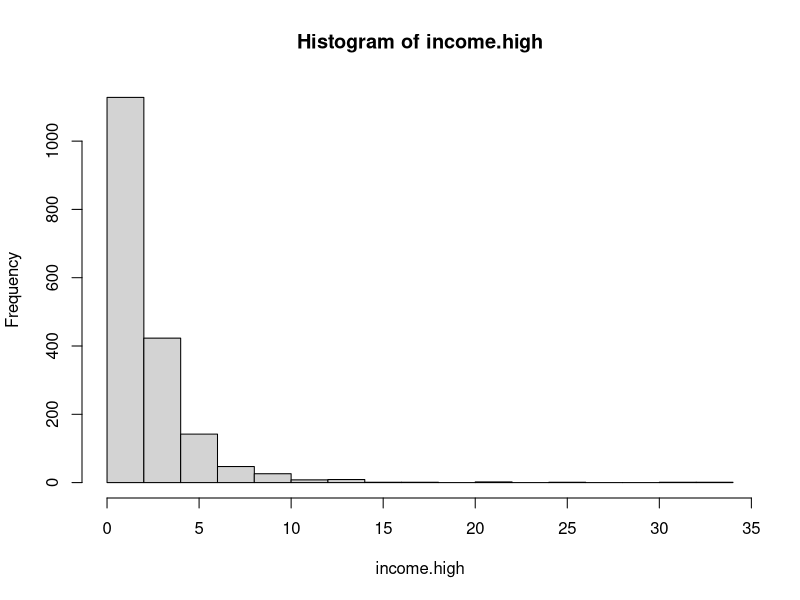

R code for this plot:
set.seed(pi)
r <- rnorm(2754, 0, 1)
income <- exp(r)
quant <- quantile(income, c(.1, .35, .75, .98))
quant

income.level <- rep(NA, 2754)
income.level[income <= quant[1]] <- "VL"
income.level[income > quant[1] & income <= quant[2]] <- "L"
income.level[income > quant[2] & income <= quant[3]] <- "M"
income.level[income > quant[3] & income <= quant[4]] <- "H"
income.level[income > quant[4]] <- "VH"

factor_income.level <- factor(income.level, ordered = TRUE, levels <- c("VL", "L", "M", "H", "VH"))
factor_income.level
levels(factor_income.level) <- c("Very Low", "Low", "Middle", "High", "Very High")
summary(factor_income.level)
income.high <- income[substr(factor_income.level, 1, 2754) %in% c("Middle", "High", "Very High")]
income.high
hist(income.high, breaks = 20)
mean(income.high)
income.high_VH <- income[substr(factor_income.level, 1, 2754) %in% c("Very High")]
income.high_VH
income.high_H <- income[substr(factor_income.level, 1, 2754) %in% c("High")]
income.high_H
mean(income.high_VH) - mean(income.high_H)





industry <- sample(c("Manufacture", "Service", "IT"), 100, replace = TRUE, prob = c(.3, .5, .2))
stock <- rep(NA, 100)
stock[industry == "Manufacture"] <- rnorm(sum(industry == "Manufacture"), 3, 2)
stock[industry == "Service"] <- rnorm(sum(industry == "Service"), 2, 4)
stock[industry == "IT"] <- rnorm(sum(industry == "IT"), 8, 8)
factor.industry <- factor(industry)
summary(factor.industry)
industry.manufacture <- stock[substr(industry, 1, 100) %in% c("Manufacture")]
industry.service <- stock[substr(industry, 1, 100) %in% c("Service")]
industry.IT <- stock[substr(industry, 1, 100) %in% c("IT")]
mean(industry.manufacture)
sd(industry.manufacture)
mean(industry.service)
sd(industry.service)
mean(industry.IT)
sd(industry.IT)